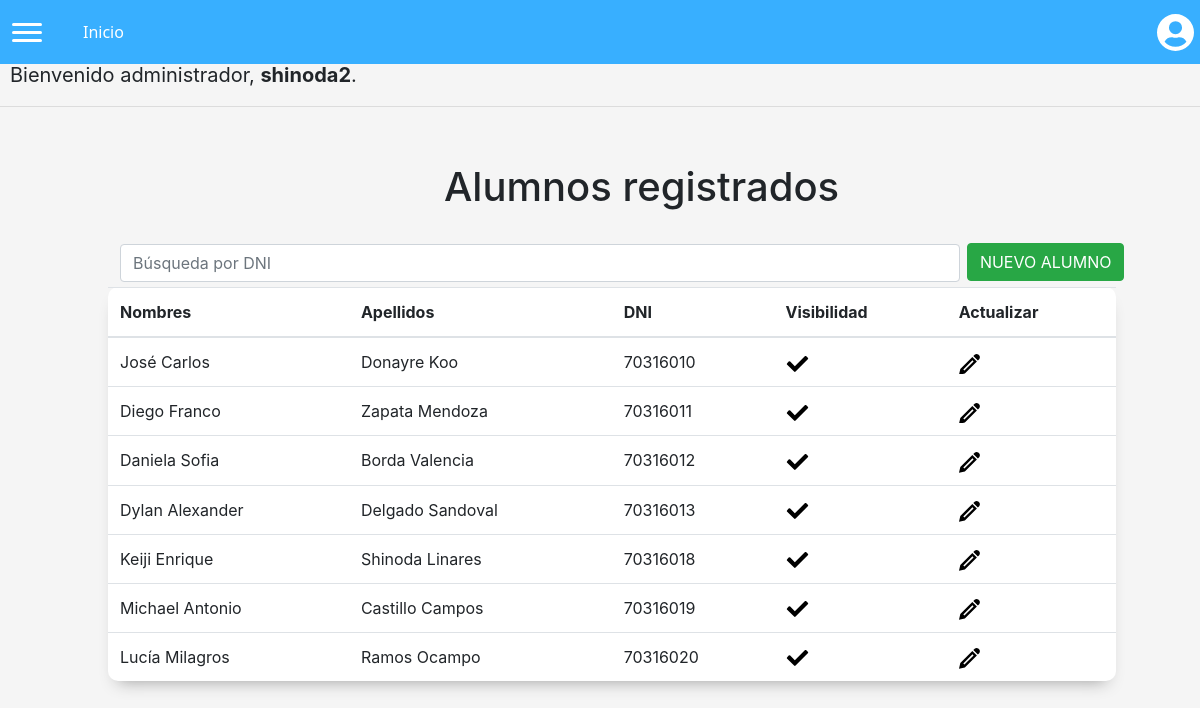
/listaalumnos (signed in), run on the app's committed database.
### matricula/models.py (models this page shows)
class User(AbstractUser):
    pass

class Alumno(models.Model):
    nombre = models.CharField(max_length=255)
    apellido = models.CharField(max_length=255)
    dni = models.IntegerField(primary_key=True)
    activo = models.BooleanField(default=1)

### matricula/views.py (the view)
# urls.py: path('listaalumnos', views.listarAlumnos, name='listaalumnos'),
@login_required(login_url='/login')
def listarAlumnos(request):
    return render(request, "matricula/listaalumnos.html", {'alumnos': Alumno.objects.all()})

### matricula/templates/matricula/listaalumnos.html (shortened to what this page needs)
{% extends "matricula/layout.html" %}
{% block body %}
<div style="margin-left: 37%; margin-bottom: 30px;">
    <h1 style="font-size: 40px;">Alumnos registrados</h1>
</div>
<input id="buscar" type="number" placeholder="Búsqueda por DNI" class="form-control" style="width: 70%; display: inline; margin-left: 10%;">
<button id="options" class="btn btn-success" onclick="changeWindow()">NUEVO ALUMNO</button>
<div>
    <table id="tabla" class="table">
    <thead>
            <tr>
                <th scope="col">
                    Nombres
                </th>
                <th scope="col">
                    Apellidos
                </th>
                <th scope="col">
                    DNI
                </th>
                <th scope="col">
                    Visibilidad
                </th>
                <th scope="col">
                    Actualizar
                </th>
            </tr>
        </thead>
        <tbody>
            {% for alumno in alumnos %}
            <tr>
                <td scope="row">
                {{alumno.nombre}}
                </td>
                <td scope="row">
                    {{alumno.apellido}}
                </td>
                <td scope="row">
                    {{alumno.dni}}
                </td>
                <td scope="row">
                    <a href="../desactivaralumno/{{alumno.dni}}">
                    </a>
                </td>
                <td scope="row">
                    <a href="../editaralumno/{{alumno.dni}}">
                    </a>
                </td>
            </tr>
            {% endfor %}
        </tbody>
    </table>
</div>
{% endblock %}

### matricula/templates/matricula/layout.html (shortened to what this page needs)
{% load static %}
<!DOCTYPE html>
<html lang="en">
    <head>
        <link rel="stylesheet" href="https://stackpath.bootstrapcdn.com/bootstrap/4.4.1/css/bootstrap.min.css">
        <link href="{% static 'matricula/styles.css' %}" rel="stylesheet">
    </head>
    <body id="bootstrap-overrides">
        <nav>
            <div class="burger" onclick="navSlide()">
                <div class="line1"></div>
                <div class="line2"></div>
                <div class="line3"></div>
            </div>
            <div style="margin-left: 3%;">
                <a href="../" style="color: white; font-family: 'Segoe UI', Tahoma, Geneva, Verdana, sans-serif;">Inicio</a>
            </div>
            <div style="margin-left: 85%; cursor: pointer;" class="dropdown show">
                <a class="btn dropdown-toggle" role="button" id="dropdownMenuLink" data-toggle="dropdown" aria-haspopup="true" aria-expanded="false">
                </a>
                </div>
        </nav>
        <div id="greeting">
            {% if user.is_authenticated %}
                Bienvenido administrador,  <strong>{{ user.username }}</strong>.
            {% else %}
                Por favor,<a class="nav-link" href="{% url 'login'%}" style="display: inline;">Ingrese al sistema</a>
            {% endif %}
        </div>
        <hr>
        <div style="height: 40px;"></div>
        {% block body %}
        {% endblock %}
    </body>
</html>

### matricula/static/matricula/styles.css (style rules this page uses)
body { background-color: whitesmoke; }
#bootstrap-overrides nav { display: flex; align-items: center; min-height: 8vh; font-family: 'Cabin', sans-serif; background-color: rgb(56, 175, 255); position: fixed; top: 0; width: 100%; }
#bootstrap-overrides .burger { margin-left: 7px; display: flex; z-index: 400; cursor: pointer; }
#bootstrap-overrides .burger div { width: 30px; height: 3px; background-color: rgb(255, 255, 255); margin: 5px; transition: all 0.3s ease; border-radius: 10px; }
body { overflow-x: hidden; }
#bootstrap-overrides .burger { display: block; }
.table { margin-left: 9%; width: 84%; padding: 40px; border-radius: 10px; background-color: white; -webkit-box-shadow: 0 8px 6px -6px #999; -moz-box-shadow: 0 8px 6px -6px #999; box-shadow: 0 10px 16px -10px #999; }
#options { margin: 0.2%; margin-bottom: 0.5%; display: inline; }

### matricula/templates/matricula/layout.html (style rules this page uses)
#greeting { margin: 10px; font-size: 20px; margin-top: 5%; }

### data on the page
User: username "shinoda2"
Alumno: nombre "José Carlos", apellido "Donayre Koo", dni "70316010", activo True (drawn)
Alumno: nombre "Diego Franco", apellido "Zapata Mendoza", dni "70316011", activo True (drawn)
Alumno: nombre "Daniela Sofia", apellido "Borda Valencia", dni "70316012", activo True (drawn)
Alumno: nombre "Dylan Alexander", apellido "Delgado Sandoval", dni "70316013", activo True (drawn)
Alumno: nombre "Keiji Enrique", apellido "Shinoda Linares", dni "70316018", activo True (drawn)
Alumno: nombre "Michael Antonio", apellido "Castillo Campos", dni "70316019", activo True (drawn)
Alumno: nombre "Lucía Milagros", apellido "Ramos Ocampo", dni "70316020", activo True (drawn)
